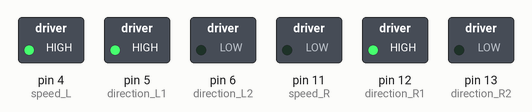
Bench run of a sketch on a simulated Arduino Uno, built with avr-gcc and run on an emulated ATmega328P. Parts: switched loads named in the sketch (green lamp = pin HIGH).

Above: at 0.1 s.
Timing chart, 0 to 1.6 s (numbered marks = the images above):
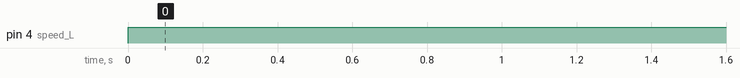

The sketch:

left_motor_only.ino
```cpp
int speed_L = 4, speed_R = 11, direction_L1 = 5, direction_L2 = 6, direction_R1 = 12, direction_R2 = 13;

void setup()
{
  pinMode(speed_L, OUTPUT);
  pinMode(speed_R, OUTPUT);
  pinMode(direction_L1, OUTPUT);
  pinMode(direction_L2, OUTPUT);
  pinMode(direction_R1, OUTPUT);
  pinMode(direction_R2, OUTPUT);
  digitalWrite(direction_L1, HIGH);
  digitalWrite(direction_L2, LOW);
  digitalWrite(direction_R1, HIGH);
  digitalWrite(direction_R2, LOW);
}

void loop()
{
      analogWrite(speed_L,190);
      analogWrite(speed_R, 0);
}
```

Measured:
- by itself, pin 4 (speed_L): LOW → HIGH at 0.00 s
